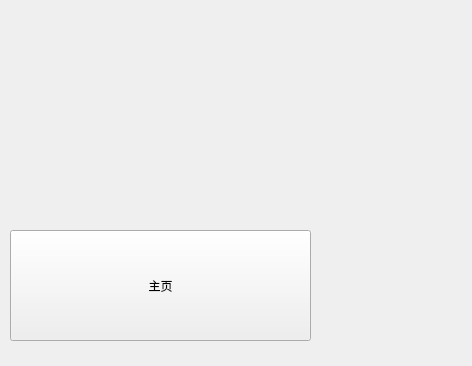
<?xml version="1.0" encoding="UTF-8"?>
<ui version="4.0">
 <class>SelfCenterWindow</class>
 <widget class="QWidget" name="SelfCenterWindow">
  <property name="geometry">
   <rect>
    <x>0</x>
    <y>0</y>
    <width>472</width>
    <height>366</height>
   </rect>
  </property>
  <property name="windowTitle">
   <string>Form</string>
  </property>
  <widget class="QPushButton" name="menuButton">
   <property name="geometry">
    <rect>
     <x>10</x>
     <y>230</y>
     <width>301</width>
     <height>111</height>
    </rect>
   </property>
   <property name="text">
    <string>主页</string>
   </property>
  </widget>
 </widget>
 <resources/>
 <connections/>
</ui>
